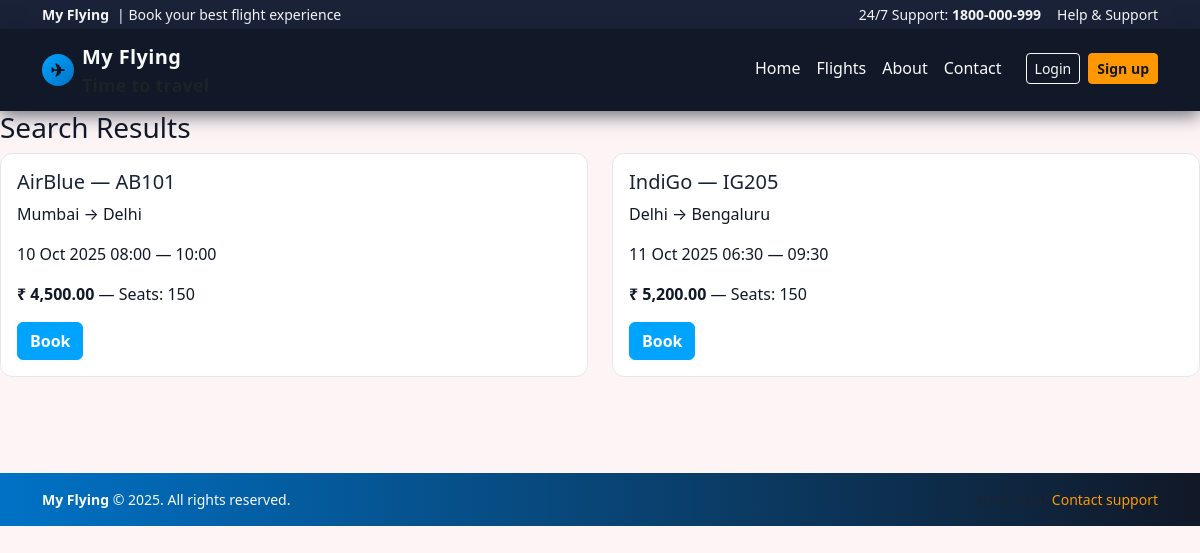
Screenshot of /flight_search.php with the database file from the repository.
### tables this page shows
CREATE TABLE flights (
  id INT AUTO_INCREMENT PRIMARY KEY,
  airline VARCHAR(100) NOT NULL,
  flight_no VARCHAR(50) NOT NULL,
  from_city VARCHAR(100) NOT NULL,
  to_city VARCHAR(100) NOT NULL,
  depart DATETIME NOT NULL,
  arrive DATETIME NOT NULL,
  price DECIMAL(10,2) NOT NULL,
  seats_total INT NOT NULL DEFAULT 100,
  seats_available INT NOT NULL DEFAULT 100,
  created_at TIMESTAMP DEFAULT CURRENT_TIMESTAMP
);

### config.php (called while the page is built, shortened)
<?php
function e($s){ return htmlspecialchars((string)$s, ENT_QUOTES, 'UTF-8'); }
?>

### flight_search.php (the view, shortened to what this page needs)
<?php
require 'inc/header.php';
$q = "SELECT * FROM flights WHERE 1=1";
$q .= " ORDER BY depart ASC LIMIT 100";
$stmt = $mysqli->prepare($q);
$stmt->execute();
$res = $stmt->get_result();
?>
<h3>Search Results</h3>
<?php if($res->num_rows===0): ?>
  <div class="alert alert-warning">No flights found.</div>
<?php else: ?>
  <div class="row gy-3">
    <?php while($f = $res->fetch_assoc()): ?>
      <div class="col-md-6">
        <div class="card">
          <div class="card-body">
            <h5><?=e($f['airline'])?> — <?=e($f['flight_no'])?></h5>
            <p><?=e($f['from_city'])?> → <?=e($f['to_city'])?></p>
            <p><?=date('d M Y H:i', strtotime($f['depart']))?> — <?=date('H:i', strtotime($f['arrive']))?></p>
            <p><strong>₹ <?=number_format($f['price'],2)?></strong> — Seats: <?=e($f['seats_available'])?></p>
            <a href="/flying/book_flight.php?flight_id=<?=e($f['id'])?>" class="btn btn-primary">Book</a>
          </div>
        </div>
      </div>
    <?php endwhile; ?>
  </div>
<?php endif; ?>
<?php require 'inc/footer.php'; ?>

### style.css (style rules this page uses)
:root { --color-bg: #fdf4f5; --color-primary: #00a4ff; --color-primary-dark: #0072c6; --color-accent: #ff9800; --color-accent-dark: #f57c00; --color-header-dark: #1a2238; --color-header-darker: #111827; --color-text: #111827; --color-light: #f9fafb; --color-muted: #9ca3af; --color-advantages-bg: #ffe4ec; }
body { min-height: 100vh; margin: 0; font-family: system-ui, -apple-system, BlinkMacSystemFont, "Segoe UI", sans-serif; background: var(--color-bg); color: var(--color-text); }
.card { background: #ffffff; border-radius: 0.75rem; border: 1px solid #e5e7eb; color: var(--color-text); }
.card h3, .card h4, .card h5 { color: var(--color-header-dark); }
.btn-primary { background: var(--color-primary); border-color: var(--color-primary); font-weight: 600; }

### rows the page displays
flights: airline "AirBlue", flight_no "AB101", from_city "Mumbai", to_city "Delhi", depart "10 Oct 2025 08:00", arrive "10:00", price "4,500.00", seats_available "150"
flights: airline "IndiGo", flight_no "IG205", from_city "Delhi", to_city "Bengaluru", depart "11 Oct 2025 06:30", arrive "09:30", price "5,200.00", seats_available "150"
